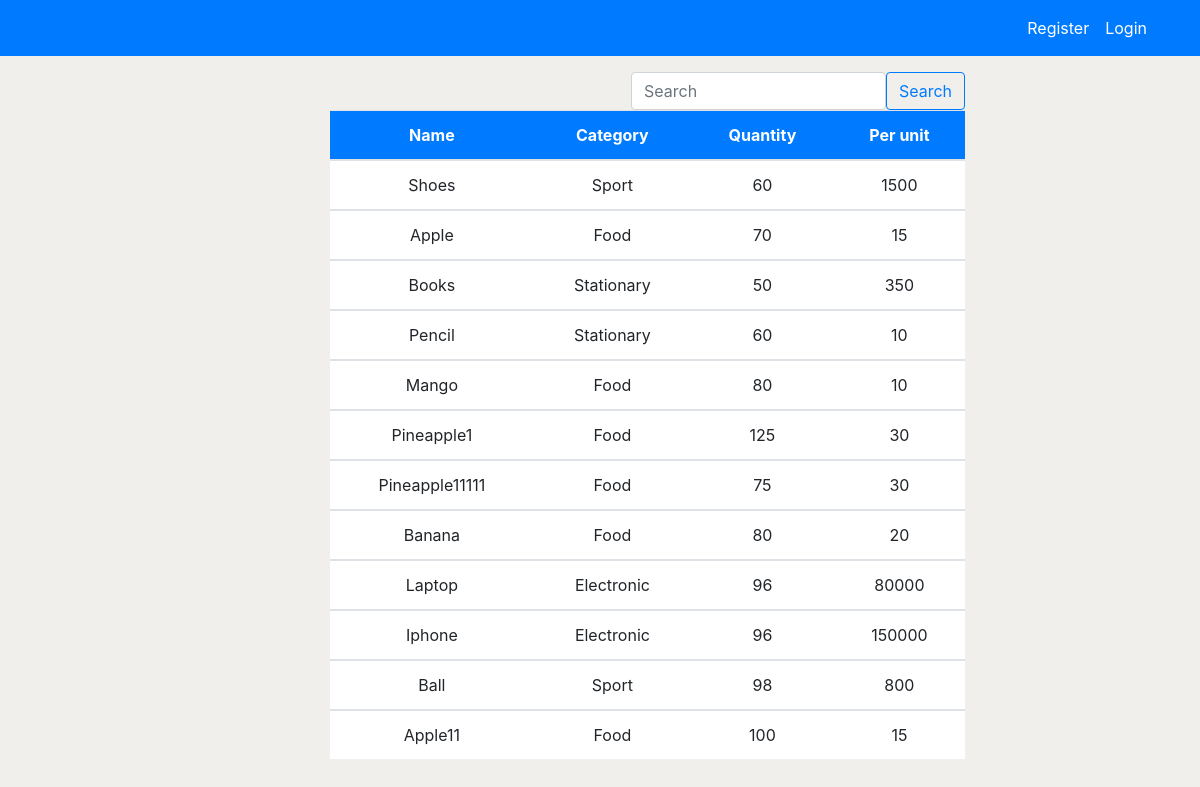
The app's page /products/staff, older data.
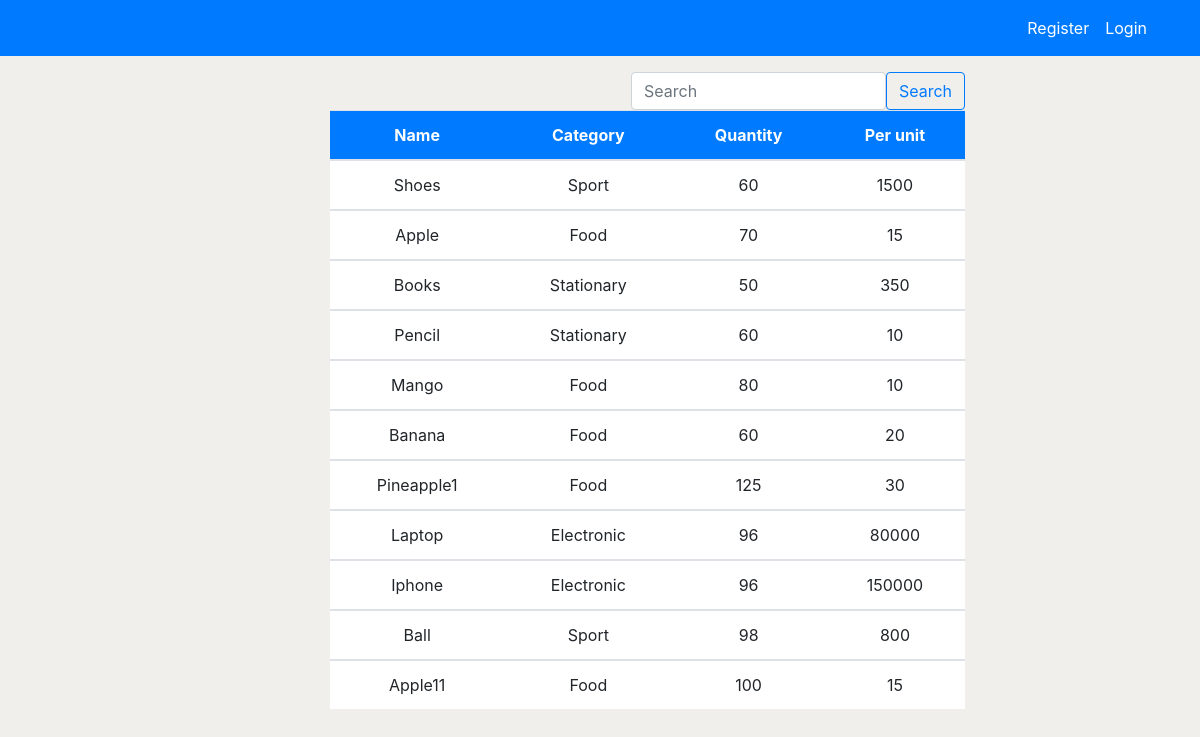
The same page, newer data.
### application/models.py (models this page shows, shortened)
class Product(models.Model):
    name = models.CharField(max_length=200, null=True)
    category = models.CharField(max_length=100, choices=CATEGORY)
    quantity = models.PositiveIntegerField(null=True)
    per_quantity = models.PositiveIntegerField(null=True)
    reorder_level = models.PositiveIntegerField(default=0, null=True, blank=True)
    product_in = models.PositiveIntegerField(default=0, null=True, blank=True)
    product_out = models.PositiveIntegerField(default=0, null=True, blank=True)
    total_sales = models.PositiveIntegerField(default=0, null=True, blank=True)
    class Meta:
        verbose_name_plural = 'Product'

### application/views.py (the view)
# urls.py: path('products/staff', views.productStaff, name='products-staff'),
def productStaff(request):
    product = Product.objects.all().order_by('-product_out')
    if 'term' in request.GET:
        result = Product.objects.filter(name__istartswith=request.GET.get('term'))
        titles = []
        for product in result:
            titles.append(product.name)
        return JsonResponse(titles, safe=False)
    context = {
        'product': product,
    }
    return render(request, 'application/products_staff.html', context)

### templates/application/products_staff.html (shortened to what this page needs)
{% extends 'partial/base.html' %}
{% load crispy_forms_tags %}
{% block content %}
<div class="container">
    <div class="row">
    <div class="col-md-4 offset-md-6 mt-3">
    <span class="step-links float-right">
        <form class="d-flex" action="{% url 'search' %}">
            <input class="form-control ml-3" type="search" placeholder="Search" aria-label="Search" name="search" id="search" required>
            <button class="btn btn-outline-primary" type="submit">Search</button>
          </form>
        </span>
    </div>
        <div class="col-md-7 offset-md-3">
            <table class="table bg-white">
                <thead class="bg-primary">
                    <tr class="text-white">
                        <th class="text-center" scope="col">Name</th>
                        <th class="text-center" scope="col">Category</th>
                        <th class="text-center" scope="col">Quantity</th>
                        <th class="text-center" scope="col">Per unit</th>
                    </tr>
                </thead>
                <tbody>
                    {% for p in product%}
                    <tr>
                        <td class="text-center">{{p.name}}</td>
                        <td class="text-center">{{p.category}}</td>
                        <td class="text-center">{{p.quantity}}</td>
                        <td class="text-center">{{p.per_quantity}}</td>
                    </tr>
                </tbody>
                {% endfor %}
            </table>
        </div>
    </div>
</div>
{% endblock %}

Row changes from the older to the newer data that the page shows:
removed Product: name "Pineapple11111", category "Food", quantity "75", per_quantity "30"
changed Product "Banana": quantity "80" → "60"; moves up the list
